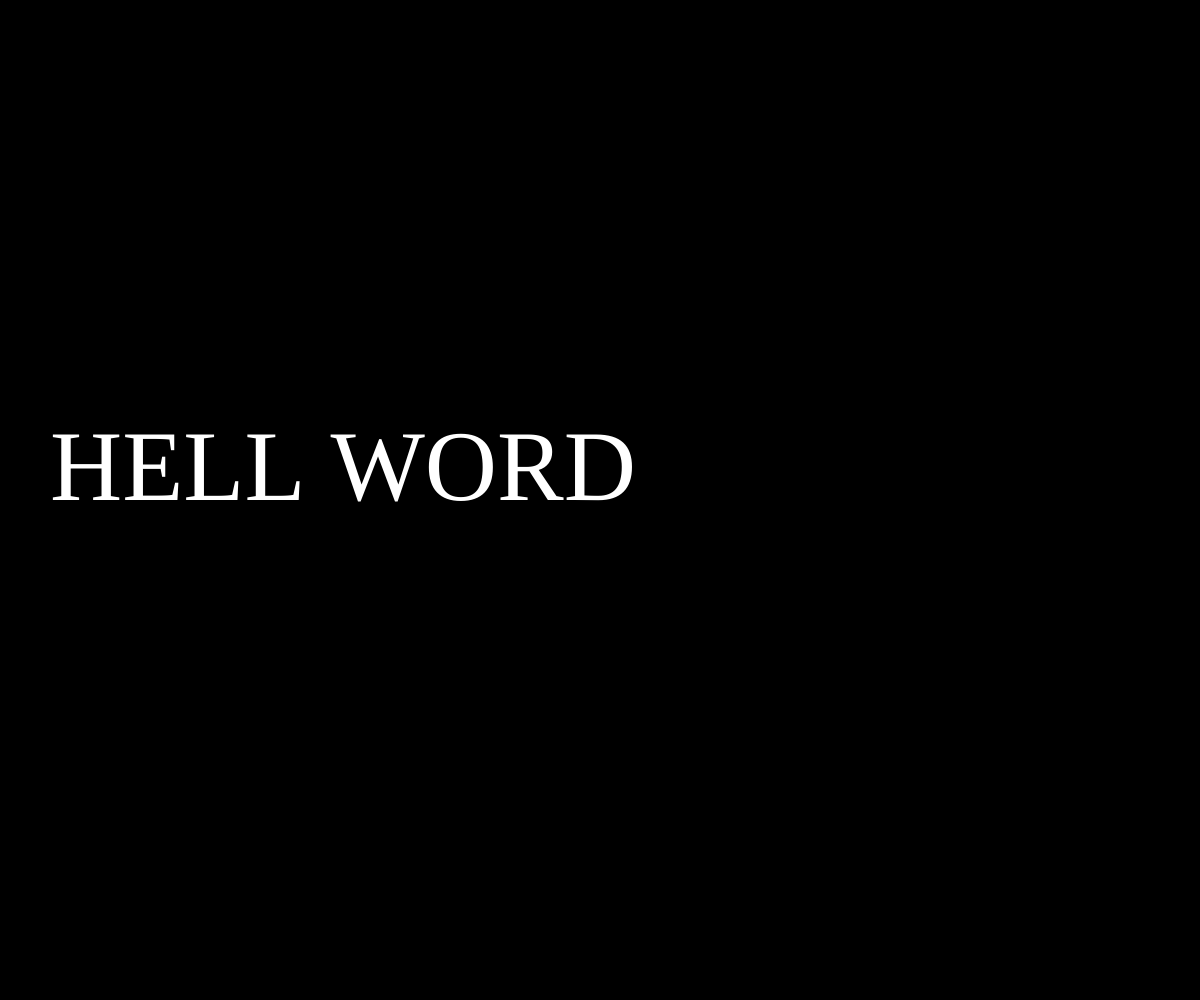
Frame 1 (no input)
Frame 60 (no input): identical to frame 1, image omitted
Frame 120 (the mouse pressed at the canvas centre since frame 60): identical to frame 1, image omitted

The p5.js sketch that drew this single still picture (run headless with seeded random() and noise() and a simulated clock; from frame 60 on, the mouse is pressed at the canvas centre):

// p5.js sketch
// ── sketch.js
function setup() {
  createCanvas(windowWidth, windowHeight);
  textFont('Angst');
  textSize(100);
  fill(255);
}

function draw() {
  background(0);
  text('HELL WORD', 50, height / 2);
}
